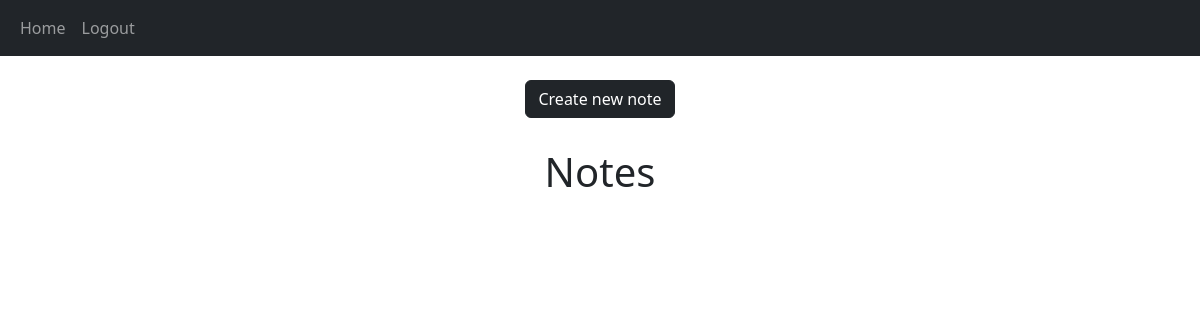
The page /home (signed in) on the database as committed earlier.
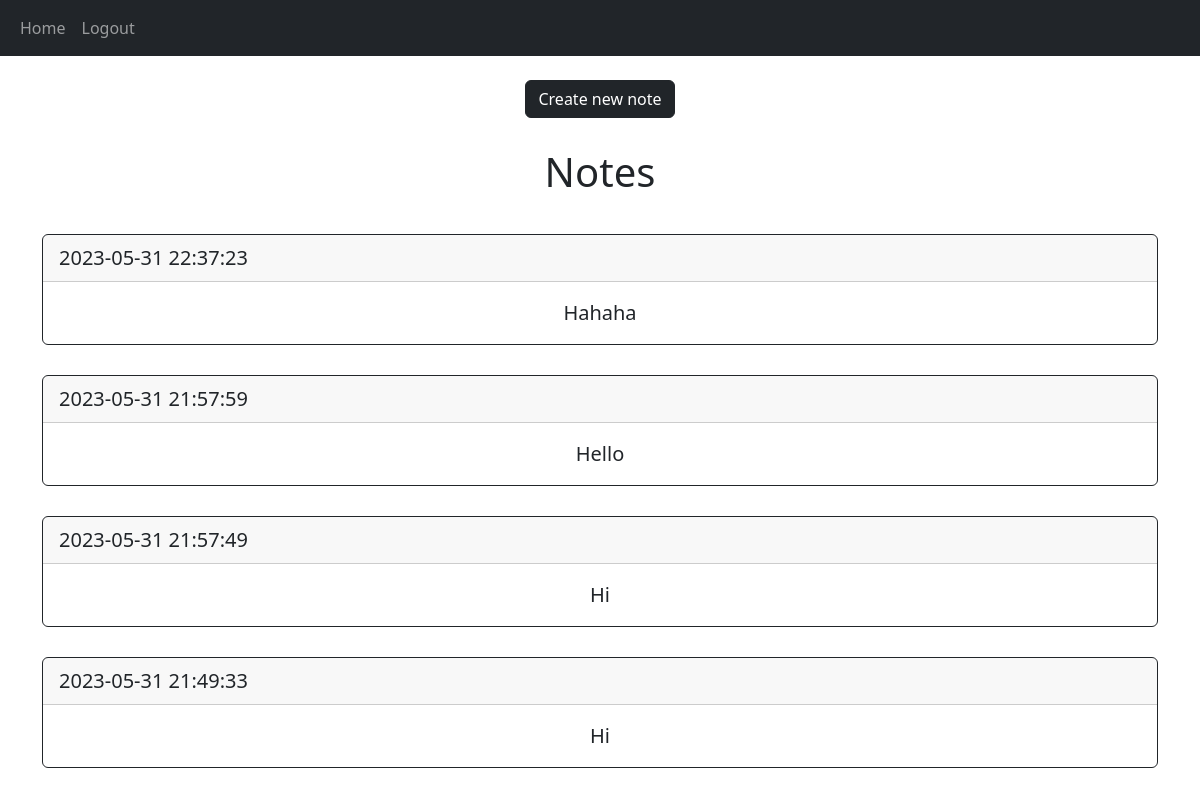
The same page on the database as committed later.
### src/models.py (models this page shows)
class Content(db.Model):
      id = db.Column(db.Integer, primary_key=True)
      date_created = db.Column(db.DateTime(timezone=True), default=func.now())
      text = db.Column(db.Text)
      type = db.Column(db.Enum('films', 'books', 'todo'), default='todo')
      author = db.Column(db.Integer, db.ForeignKey('user.id', ondelete='CASCADE'), nullable=False)

### src/general/general.py (the view)
@general.route("/home")
@login_required
def home():
    notes = Content.query.filter_by(author=current_user.id).order_by(desc(Content.date_created))
    return render_template("general/home.html", user=current_user, notes=notes)

### src/__init__.py (called while the page is built)
def create_app():
    app = Flask(__name__)
    app.config['SECRET_KEY'] = 'Helloworld'
    app.config['SQLALCHEMY_DATABASE_URI'] = f'sqlite:///{DB_NAME}'
    db.init_app(app)
    from .general import general
    from .auth import auth
    app.register_blueprint(general, url_prefix="/")
    app.register_blueprint(auth, url_prefix="/")
    from .models import User
    create_database(app)
    login_manager = LoginManager()
    login_manager.login_view = "auth.login"
    login_manager.init_app(app)
    @login_manager.user_loader
    def load_user(id):
        return User.query.get(int(id))
    return app

### src/general/templates/general/home.html (shortened to what this page needs)
{% extends "base.html" %}
{% block body %}
<div>
    <a href="/add-note">
        <button class="btn btn-dark" type="submit">
            Create new note
        </button>
    </a>
</div>
<h1 align="center">Notes</h1>
<div>
    {% for note in notes %}
        <div class="card border-dark">
            <div class="card-header justify-content-between d-flex">
                <div class="">
                    <little>{{note.date_created}}</little>
                </div>
            </div>
            <div class="card-body">
                {{note.text}}
            </div>
        </div>
    {% endfor %}
</div>
{% endblock %}

Rows that differ between the two databases and show on the page:
added Content: date_created "2023-05-31 22:37:23", text "Hahaha"
added Content: date_created "2023-05-31 21:57:59", text "Hello"
added Content: date_created "2023-05-31 21:57:49", text "Hi"
added Content: date_created "2023-05-31 21:49:33", text "Hi"
